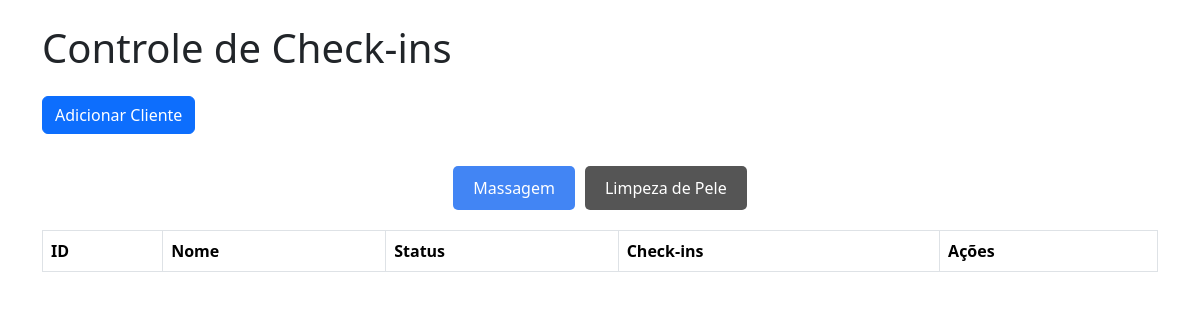
Before: / with the older database file.
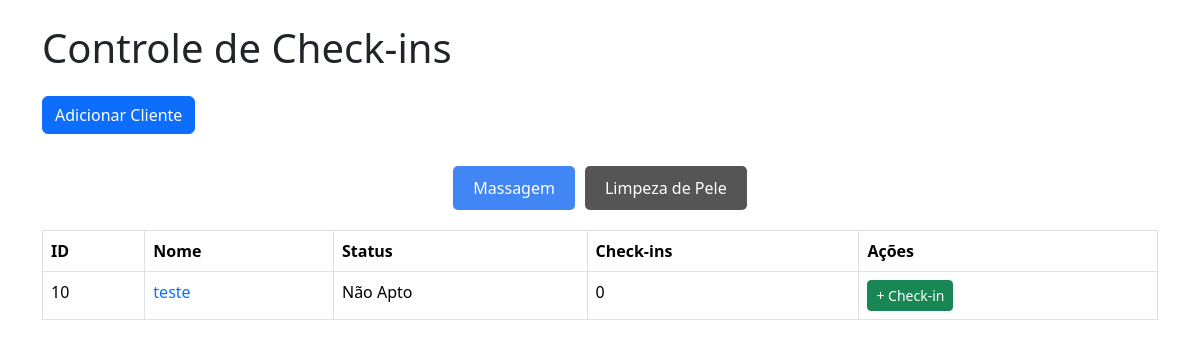
After: the same page with the newer database file.
### tables this page shows
CREATE TABLE clientes_massagem (
        id INTEGER PRIMARY KEY AUTOINCREMENT,
        nome TEXT NOT NULL,
        status_massagem BOOLEAN DEFAULT FALSE,
        checkins_massagem INTEGER DEFAULT 0
    );

### app/views.py (the view)
@app.route("/")
def homepage_massagem():
    conn = get_db_connection()
    clientes_massagem = conn.execute('SELECT * FROM clientes_massagem').fetchall()
    conn.close()
    return render_template('massagem.html', clientes_massagem=clientes_massagem)

### app/views.py (called while the page is built)
def get_db_connection():
    conn = sqlite3.connect('checkins.db')
    conn.row_factory = sqlite3.Row
    return conn

### app/templates/massagem.html (shortened to what this page needs)
<!DOCTYPE html>
<html lang="pt-br">
<head>
    <link href="https://cdn.jsdelivr.net/npm/bootstrap@5.3.2/dist/css/bootstrap.min.css" rel="stylesheet">
    <link rel="stylesheet" href="{{url_for('static', filename='css/style.css')}}">
    <link rel="stylesheet" href="{{url_for('static', filename='css/modal.css')}}">
</head>
<body>
    <div class="container">
        <h1 class="mb-4">
            Controle de Check-ins
        </h1>
        <button class="btn btn-primary" id="openModal">Adicionar Cliente</button>
        <div class="nav">
            <a href="/" class="active">Massagem</a>
            <a href="/limpeza">Limpeza de Pele</a>
        </div>
        <table class="table table-bordered">
            <thead>
                <tr>
                <th>ID</th>
                <th>Nome</th>
                <th>Status</th>
                <th>Check-ins</th>
                <th>Ações</th>
                </tr>
            </thead>
            <tbody>
                {% for cliente in clientes_massagem %}
                <tr>
                <td>{{ cliente.id }}</td>
                <td><a href="/clientemassagem/{{cliente.id}}">{{ cliente.nome }}</a></td>
                {% if cliente.status_massagem %}
                    <td><a class="agendar" href="https://app.tecnofit.com.br/ng/calendar/week" target="_blank">Agendar</a></td>
                {% else %}
                    <td>Não Apto</td>
                {% endif %}
                <td>{{ cliente.checkins_massagem }}</td>
                <td>
                    <a href="/checkinmassagem/{{ cliente.id }}" class="btn btn-success btn-sm">+ Check-in</a>
                </td>
                </tr>
                {% endfor %}
            </tbody>
        </table>
</body>
</html>

### app/static/css/style.css (style rules this page uses)
body { padding: 24px; }
.nav { margin-bottom: 20px; width: 100%; display: flex; justify-content: center; align-items: center; padding-top: 32px; }
.nav a { display: inline-block; padding: 10px 20px; margin: 0 5px; text-decoration: none; color: white; background: #555; border-radius: 5px; transition: background 0.3s; }
.nav .active { background: #4285f4; }
a { text-decoration: none; }

Changed rows visible on the page:
added clientes_massagem: id "10", nome "teste", status_massagem "Não Apto", checkins_massagem "0"
